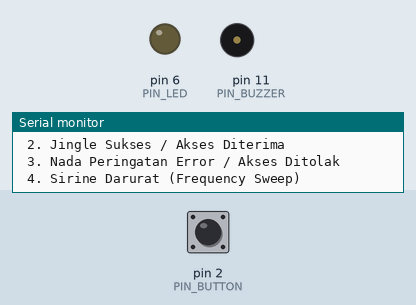
This sketch was run on a simulated Arduino Uno, built with avr-gcc and run on an emulated ATmega328P. Parts: output pins drawn as LEDs (lit = HIGH), buzzer (waves = sounding), the last lines printed to the serial monitor. Inputs (shaded band) come from the test bench; at power-on: pin 2 (PIN_BUTTON) HIGH.

Above: at 1.2 s.
1.3 s: pin 2 (PIN_BUTTON) pulled LOW for 0.15 s
At 2.2 s:
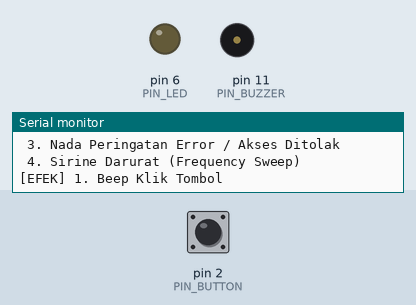
2.9 s: pin 2 (PIN_BUTTON) pulled LOW for 1 s
At 3.4 s:
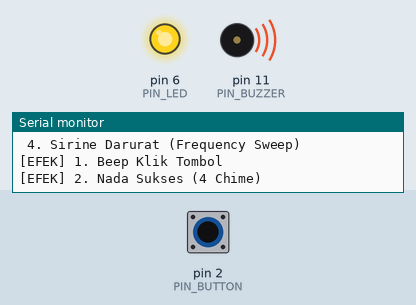
5.4 s: pin 2 (PIN_BUTTON) pulsed LOW 2 times (0.12 s each, 0.3 s apart)
At 6.54 s:
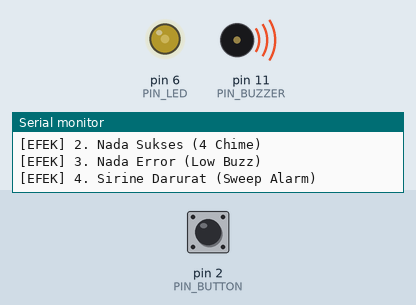
8.8 s: pin 2 (PIN_BUTTON) pulled LOW for 0.15 s
At 10.3 s:
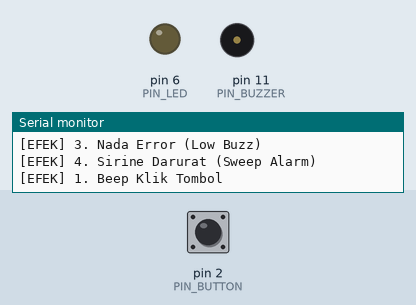
Timing chart, 0 to 11.4 s (numbered marks = the images above; inputs shaded):
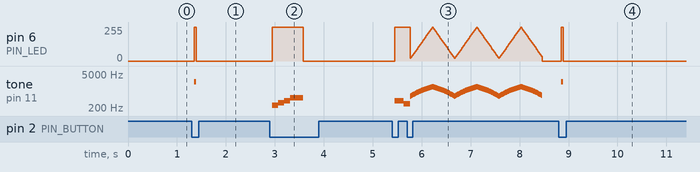

Measured:
- after the input at 1.3 s, pin 6 (PIN_LED): 0/255 → 255/255 after 0.05 s, → 0/255 0.04 s later; tone on pin 11 (PIN_BUZZER): silent → 2400 Hz after 0.05 s, → silent 0.04 s later
- after the input at 2.9 s, pin 6 (PIN_LED): 0/255 → 255/255 after 0.05 s, → 0/255 0.63 s later; tone on pin 11 (PIN_BUZZER): plays 262 Hz for 0.12 s, 330 Hz for 0.12 s, 392 Hz for 0.12 s, 523 Hz for 0.27 s, starting after 0.05 s
- after the input at 8.8 s, pin 6 (PIN_LED): 0/255 → 255/255 after 0.05 s, → 0/255 0.04 s later; tone on pin 11 (PIN_BUZZER): silent → 2400 Hz after 0.05 s, → silent 0.04 s later

The sketch:

buzzer_alarm_melody.ino
```cpp
/**
 * buzzer_alarm_melody.ino
 * Modul 16: Pembangkit Frekuensi Nada Audio & Alarm Non-Blocking dengan Buzzer
 *
 * Hardware Wiring:
 * 1. Arduino Uno R3
 * 2. Buzzer Pasif / Piezo Transducer:
 *    - Kaki Positif (+) -> Pin D11 (Pin PWM / Timer 2) via Resistor 100 Ohm (pembatas arus)
 *    - Kaki Negatif (-) -> Pin GND Uno
 * 3. Push Button (Pemilih Mode Suara):
 *    - Kaki 1 -> Pin D2 (INPUT_PULLUP, Active-LOW)
 *    - Kaki 2 -> Pin GND Uno
 * 4. LED Indikator Irama:
 *    - Anoda (+) via Resistor 220 Ohm -> Pin D6 (PWM)
 *    - Katoda (-) -> Pin GND Uno
 *
 * Konsep Audio Frekuensi:
 * - Buzzer Pasif membutuhkan gelombang kotak periodik bolak-balik untuk menggetarkan diafragma keramik.
 * - Fungsi tone(pin, frekuensi, durasi) memanfaatkan Hardware Timer 2 mikrokontroler untuk
 *   menghasilkan pulsa frekuensi 31 Hz hingga 65.535 Hz secara mandiri tanpa membebani loop().
 */

#include <Arduino.h>

const uint8_t PIN_BUZZER = 11;
const uint8_t PIN_BUTTON = 2;
const uint8_t PIN_LED    = 6;

// Frekuensi nada musikal standar (Hertz)
#define NADA_C4  262
#define NADA_D4  294
#define NADA_E4  330
#define NADA_F4  349
#define NADA_G4  392
#define NADA_A4  440
#define NADA_B4  494
#define NADA_C5  523

// Melodi sukses / akses disetujui (nada, durasi_ms)
const uint16_t MELODI_SUKSES[] = { NADA_C4, NADA_E4, NADA_G4, NADA_C5 };
const uint16_t DURASI_SUKSES[] = { 100,     100,     100,     250     };

// Melodi error / penolakan
const uint16_t MELODI_ERROR[]  = { NADA_G4, NADA_D4, NADA_G4, NADA_D4 };
const uint16_t DURASI_ERROR[]  = { 150,     150,     150,     300     };

// Status sequencer suara non-blocking
enum ModeSuara {
    SUARA_IDLE,
    SUARA_BEEP_KLIK,
    SUARA_SUKSES,
    SUARA_ERROR,
    SUARA_SIRINE_ALARM
};

ModeSuara modeSuaraAktif = SUARA_IDLE;
uint8_t indeksNada = 0;
uint32_t waktuNadaTerakhir = 0;
uint16_t durasiNadaSaatIni = 0;

// Sirine sweep frekuensi
uint16_t frekuensiSirine = 600;
bool sirineMenaik = true;

// Debounce tombol
int statusTombolTerakhir = HIGH;
uint32_t waktuDebounce   = 0;
const uint32_t JEDA_DEBOUNCE = 50;
uint8_t pilihanEfek = 0; // 0=Beep, 1=Sukses, 2=Error, 3=Sirine

void putarEfekSuara(ModeSuara efek) {
    modeSuaraAktif = efek;
    indeksNada = 0;
    waktuNadaTerakhir = millis();
    durasiNadaSaatIni = 0;
    frekuensiSirine = 600;
    sirineMenaik = true;
}

void kelolaSequencerAudio(uint32_t sekarang) {
    switch (modeSuaraAktif) {
        case SUARA_IDLE:
            noTone(PIN_BUZZER);
            digitalWrite(PIN_LED, LOW);
            break;

        case SUARA_BEEP_KLIK:
            if (durasiNadaSaatIni == 0) {
                tone(PIN_BUZZER, 2400); // Bip pendek frekuensi tinggi 2.4 kHz
                digitalWrite(PIN_LED, HIGH);
                durasiNadaSaatIni = 40; // 40 milidetik
                waktuNadaTerakhir = sekarang;
            } else if (sekarang - waktuNadaTerakhir >= durasiNadaSaatIni) {
                noTone(PIN_BUZZER);
                digitalWrite(PIN_LED, LOW);
                modeSuaraAktif = SUARA_IDLE;
            }
            break;

        case SUARA_SUKSES:
            if (durasiNadaSaatIni == 0 || (sekarang - waktuNadaTerakhir >= durasiNadaSaatIni)) {
                if (indeksNada < 4) {
                    tone(PIN_BUZZER, MELODI_SUKSES[indeksNada]);
                    digitalWrite(PIN_LED, HIGH);
                    durasiNadaSaatIni = DURASI_SUKSES[indeksNada] + 20; // + jeda antarnada
                    waktuNadaTerakhir = sekarang;
                    indeksNada++;
                } else {
                    noTone(PIN_BUZZER);
                    digitalWrite(PIN_LED, LOW);
                    modeSuaraAktif = SUARA_IDLE;
                }
            }
            break;

        case SUARA_ERROR:
            if (durasiNadaSaatIni == 0 || (sekarang - waktuNadaTerakhir >= durasiNadaSaatIni)) {
                if (indeksNada < 4) {
                    tone(PIN_BUZZER, MELODI_ERROR[indeksNada]);
                    digitalWrite(PIN_LED, HIGH);
                    durasiNadaSaatIni = DURASI_ERROR[indeksNada] + 30;
                    waktuNadaTerakhir = sekarang;
                    indeksNada++;
                } else {
                    noTone(PIN_BUZZER);
                    digitalWrite(PIN_LED, LOW);
                    modeSuaraAktif = SUARA_IDLE;
                }
            }
            break;

        case SUARA_SIRINE_ALARM:
            // Sirine frekuensi menyapu (sweep) dari 600 Hz ke 1500 Hz
            if (sekarang - waktuNadaTerakhir >= 15) {
                waktuNadaTerakhir = sekarang;
                tone(PIN_BUZZER, frekuensiSirine);
                analogWrite(PIN_LED, map(frekuensiSirine, 600, 1500, 20, 255));

                if (sirineMenaik) {
                    frekuensiSirine += 30;
                    if (frekuensiSirine >= 1500) sirineMenaik = false;
                } else {
                    frekuensiSirine -= 30;
                    if (frekuensiSirine <= 600) {
                        sirineMenaik = true;
                        indeksNada++;
                        if (indeksNada >= 3) { // Bunyikan 3 siklus sapuan lalu selesai
                            noTone(PIN_BUZZER);
                            digitalWrite(PIN_LED, LOW);
                            modeSuaraAktif = SUARA_IDLE;
                        }
                    }
                }
            }
            break;
    }
}

void setup() {
    Serial.begin(115200);

    pinMode(PIN_BUZZER, OUTPUT);
    pinMode(PIN_LED, OUTPUT);
    pinMode(PIN_BUTTON, INPUT_PULLUP);

    digitalWrite(PIN_BUZZER, LOW);
    digitalWrite(PIN_LED, LOW);

    Serial.println(F("\n=============================================="));
    Serial.println(F("   MODUL 16: FREQUENCY GENERATOR & BUZZER     "));
    Serial.println(F("=============================================="));
    Serial.println(F("Tekan Tombol D2 untuk menggulir efek suara:"));
    Serial.println(F(" 1. Beep Klik Pendek (Feedback Tombol)"));
    Serial.println(F(" 2. Jingle Sukses / Akses Diterima"));
    Serial.println(F(" 3. Nada Peringatan Error / Akses Ditolak"));
    Serial.println(F(" 4. Sirine Darurat (Frequency Sweep)\n"));
}

void loop() {
    uint32_t sekarang = millis();

    // 1. Debounce Tombol Pemilih Efek Suara
    int bacaTombol = digitalRead(PIN_BUTTON);
    if (bacaTombol != statusTombolTerakhir) {
        waktuDebounce = sekarang;
    }
    if ((sekarang - waktuDebounce) > JEDA_DEBOUNCE) {
        static int statusStabil = HIGH;
        if (bacaTombol != statusStabil) {
            statusStabil = bacaTombol;
            if (statusStabil == LOW) {
                // Jalankan efek berikutnya
                if (pilihanEfek == 0) {
                    Serial.println(F("[EFEK] 1. Beep Klik Tombol"));
                    putarEfekSuara(SUARA_BEEP_KLIK);
                } else if (pilihanEfek == 1) {
                    Serial.println(F("[EFEK] 2. Nada Sukses (4 Chime)"));
                    putarEfekSuara(SUARA_SUKSES);
                } else if (pilihanEfek == 2) {
                    Serial.println(F("[EFEK] 3. Nada Error (Low Buzz)"));
                    putarEfekSuara(SUARA_ERROR);
                } else if (pilihanEfek == 3) {
                    Serial.println(F("[EFEK] 4. Sirine Darurat (Sweep Alarm)"));
                    putarEfekSuara(SUARA_SIRINE_ALARM);
                }

                pilihanEfek = (pilihanEfek + 1) % 4;
            }
        }
    }
    statusTombolTerakhir = bacaTombol;

    // 2. Jalankan sequencer audio secara non-blocking
    kelolaSequencerAudio(sekarang);
}
```
